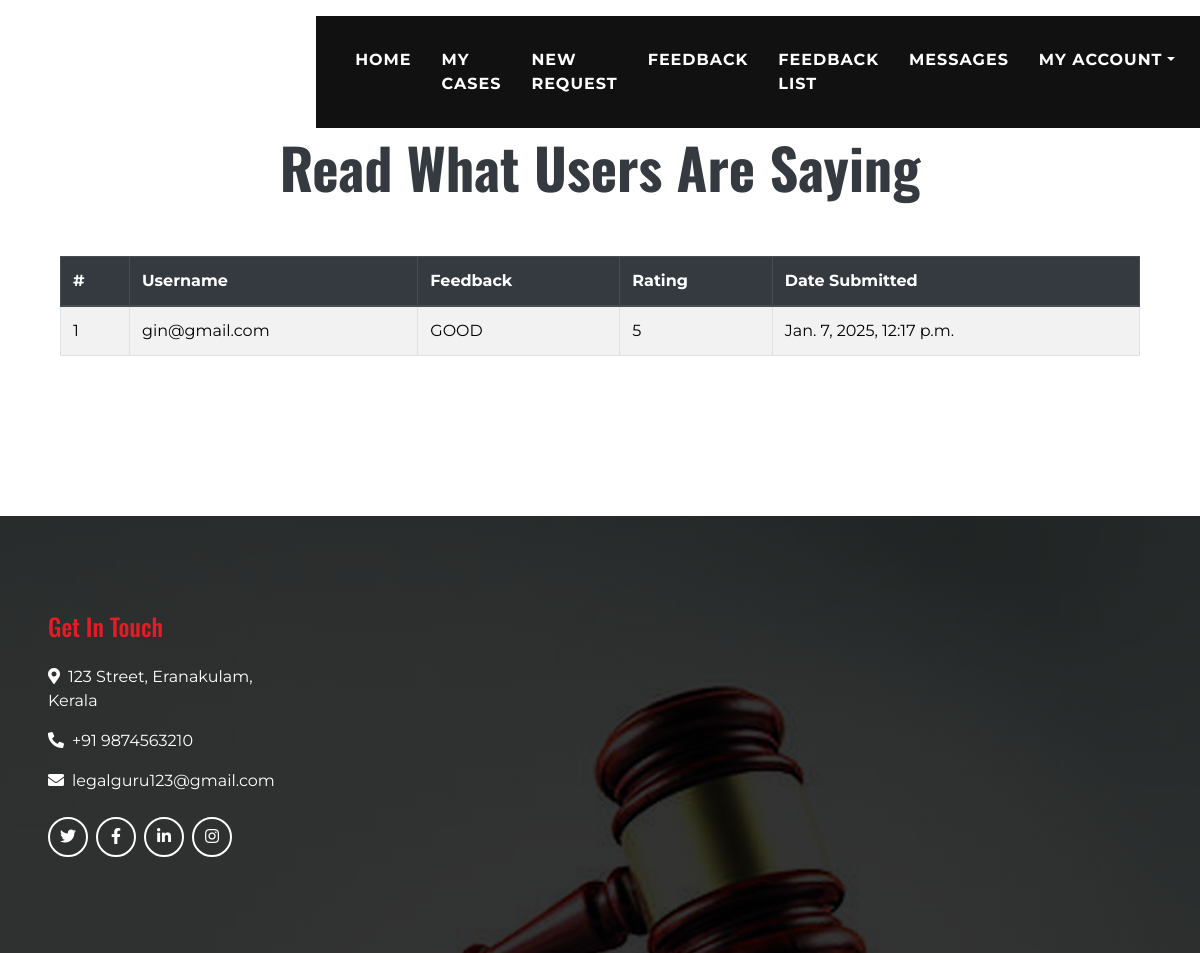
Screenshot of /client/feedback_list/ (signed in) with the database file from the repository.
### client/models.py (models this page shows, shortened)
class Feedback(models.Model):
    user = models.ForeignKey(User, on_delete=models.CASCADE)
    feedback = models.TextField()
    rating = models.IntegerField(default=0)  # Optional: Add a rating (1-5)
    created_at = models.DateTimeField(auto_now_add=True)

### client/views.py (the view)
# urls.py: path('feedback_list/', views.feedback_list, name='feedback_list'),
@login_required
def feedback_list(request):
    feedbacks = Feedback.objects.all().order_by('-created_at')
    return render(request, 'feedback_list.html', {'feedbacks': feedbacks})

### templates/feedback_list.html
{% extends "clientbase.html" %}
{% load static %}
{% block content %}
<div class="container py-5">
    <div class="d-flex flex-column text-center mb-5">
        <h4 class="text-primary font-weight-bold">User Feedback</h4>
        <h4 class="display-4 font-weight-bold">Read What Users Are Saying</h4>
    </div>
    <table class="table table-striped table-bordered">
        <thead class="thead-dark">
            <tr>
                <th>#</th>
                <th>Username</th>
                <th>Feedback</th>
                <th>Rating</th>
                <th>Date Submitted</th>
            </tr>
        </thead>
        <tbody>
            {% for feedback in feedbacks %}
            <tr>
                <td>{{ forloop.counter }}</td>
                <td>{{ feedback.user.username }}</td>
                <td>{{ feedback.feedback }}</td>
                <td>{{ feedback.rating }}</td>
                <td>{{ feedback.created_at }}</td>
            </tr>
            {% empty %}
            <tr>
                <td colspan="5" class="text-center">No feedback found.</td>
            </tr>
            {% endfor %}
        </tbody>
    </table>
</div>
{% endblock %}

### rows the page displays
Feedback: user.username "gin@gmail.com", feedback "GOOD", rating "5", created_at "Jan. 7, 2025, 12:17 p.m."
